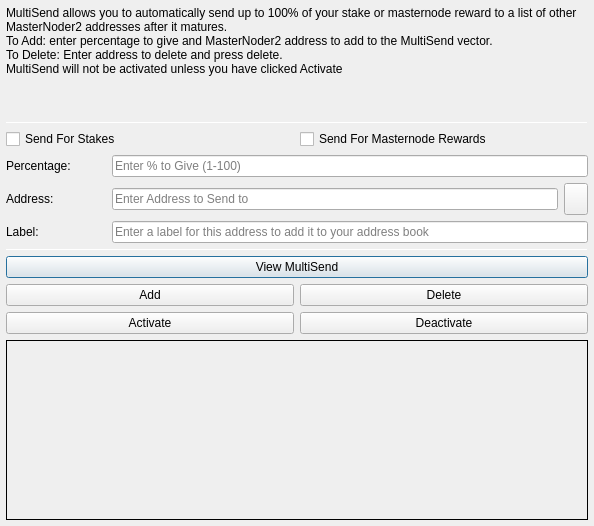
<?xml version="1.0" encoding="UTF-8"?>
<ui version="4.0">
 <class>MultiSendDialog</class>
 <widget class="QDialog" name="MultiSendDialog">
  <property name="windowModality">
   <enum>Qt::NonModal</enum>
  </property>
  <property name="geometry">
   <rect>
    <x>0</x>
    <y>0</y>
    <width>594</width>
    <height>526</height>
   </rect>
  </property>
  <property name="windowTitle">
   <string>MultiSend</string>
  </property>
  <layout class="QVBoxLayout" name="verticalLayout" stretch="0">
   <property name="margin">
    <number>6</number>
   </property>
   <item>
    <layout class="QVBoxLayout" name="verticalLayout_Main" stretch="1,1,1,0,1,1,1">
     <item>
      <widget class="QLabel" name="label_2">
       <property name="lineWidth">
        <number>1</number>
       </property>
       <property name="text">
        <string>MultiSend allows you to automatically send up to 100% of your stake or masternode reward to a list of other MasterNoder2 addresses after it matures.
To Add: enter percentage to give and MasterNoder2 address to add to the MultiSend vector.
To Delete: Enter address to delete and press delete.
MultiSend will not be activated unless you have clicked Activate</string>
       </property>
       <property name="alignment">
        <set>Qt::AlignLeading|Qt::AlignLeft|Qt::AlignTop</set>
       </property>
       <property name="wordWrap">
        <bool>true</bool>
       </property>
      </widget>
     </item>
     <item>
      <widget class="Line" name="line">
       <property name="minimumSize">
        <size>
         <width>0</width>
         <height>1</height>
        </size>
       </property>
       <property name="maximumSize">
        <size>
         <width>16777215</width>
         <height>1</height>
        </size>
       </property>
       <property name="orientation">
        <enum>Qt::Horizontal</enum>
       </property>
      </widget>
     </item>
     <item>
      <layout class="QVBoxLayout" name="verticalLayout_Settings">
       <item>
        <layout class="QHBoxLayout" name="horizontalLayout">
         <item>
          <widget class="QCheckBox" name="multiSendStakeCheckBox">
           <property name="text">
            <string>Send For Stakes</string>
           </property>
          </widget>
         </item>
         <item>
          <widget class="QCheckBox" name="multiSendMasternodeCheckBox">
           <property name="text">
            <string>Send For Masternode Rewards</string>
           </property>
          </widget>
         </item>
        </layout>
       </item>
       <item>
        <layout class="QHBoxLayout" name="horizontalLayout_6">
         <item>
          <widget class="QLabel" name="label">
           <property name="minimumSize">
            <size>
             <width>100</width>
             <height>0</height>
            </size>
           </property>
           <property name="toolTip">
            <string>Percentage of stake to send</string>
           </property>
           <property name="text">
            <string>Percentage:</string>
           </property>
          </widget>
         </item>
         <item>
          <widget class="QLineEdit" name="multiSendPercentEdit">
           <property name="toolTip">
            <string>Enter whole numbers 1 - 100</string>
           </property>
           <property name="placeholderText">
            <string>Enter % to Give (1-100)</string>
           </property>
          </widget>
         </item>
        </layout>
       </item>
       <item>
        <layout class="QHBoxLayout" name="horizontalLayout_7">
         <item>
          <widget class="QLabel" name="label_5">
           <property name="minimumSize">
            <size>
             <width>100</width>
             <height>0</height>
            </size>
           </property>
           <property name="toolTip">
            <string>Address to send portion of stake to</string>
           </property>
           <property name="text">
            <string>Address:</string>
           </property>
          </widget>
         </item>
         <item>
          <widget class="QLineEdit" name="multiSendAddressEdit">
           <property name="toolTip">
            <string/>
           </property>
           <property name="placeholderText">
            <string>Enter Address to Send to</string>
           </property>
          </widget>
         </item>
         <item>
          <widget class="QToolButton" name="addressBookButton">
           <property name="maximumSize">
            <size>
             <width>16777215</width>
             <height>32</height>
            </size>
           </property>
           <property name="toolTip">
            <string>Choose an address from the address book</string>
           </property>
           <property name="text">
            <string/>
           </property>
           <property name="icon">
            <iconset resource="../masternoder2.qrc">
             <normaloff>:/icons/address-book</normaloff>:/icons/address-book</iconset>
           </property>
           <property name="shortcut">
            <string>Alt+A</string>
           </property>
          </widget>
         </item>
        </layout>
       </item>
      </layout>
     </item>
     <item>
      <layout class="QHBoxLayout" name="horizontalLayout_3">
       <item>
        <widget class="QLabel" name="label_3">
         <property name="minimumSize">
          <size>
           <width>100</width>
           <height>0</height>
          </size>
         </property>
         <property name="text">
          <string>Label:</string>
         </property>
        </widget>
       </item>
       <item>
        <widget class="QLineEdit" name="labelAddressLabelEdit">
         <property name="placeholderText">
          <string>Enter a label for this address to add it to your address book</string>
         </property>
        </widget>
       </item>
      </layout>
     </item>
     <item>
      <widget class="Line" name="line_2">
       <property name="minimumSize">
        <size>
         <width>0</width>
         <height>1</height>
        </size>
       </property>
       <property name="maximumSize">
        <size>
         <width>16777215</width>
         <height>1</height>
        </size>
       </property>
       <property name="orientation">
        <enum>Qt::Horizontal</enum>
       </property>
      </widget>
     </item>
     <item>
      <layout class="QVBoxLayout" name="verticalLayout_Buttons">
       <item>
        <layout class="QHBoxLayout" name="horizontalLayout_4">
         <item>
          <widget class="QPushButton" name="viewButton">
           <property name="toolTip">
            <string/>
           </property>
           <property name="statusTip">
            <string>View MultiSend Vector</string>
           </property>
           <property name="text">
            <string>View MultiSend</string>
           </property>
          </widget>
         </item>
        </layout>
       </item>
       <item>
        <layout class="QHBoxLayout" name="horizontalLayout_2">
         <item>
          <widget class="QPushButton" name="addButton">
           <property name="toolTip">
            <string/>
           </property>
           <property name="statusTip">
            <string>Add to MultiSend Vector</string>
           </property>
           <property name="text">
            <string>Add</string>
           </property>
          </widget>
         </item>
         <item>
          <widget class="QPushButton" name="deleteButton">
           <property name="toolTip">
            <string/>
           </property>
           <property name="statusTip">
            <string>Delete Address From MultiSend Vector</string>
           </property>
           <property name="text">
            <string>Delete</string>
           </property>
          </widget>
         </item>
        </layout>
       </item>
       <item>
        <layout class="QHBoxLayout" name="horizontalLayout_5">
         <item>
          <widget class="QPushButton" name="activateButton">
           <property name="statusTip">
            <string>Activate MultiSend</string>
           </property>
           <property name="text">
            <string>Activate</string>
           </property>
          </widget>
         </item>
         <item>
          <widget class="QPushButton" name="disableButton">
           <property name="statusTip">
            <string>Deactivate MultiSend</string>
           </property>
           <property name="text">
            <string>Deactivate</string>
           </property>
          </widget>
         </item>
        </layout>
       </item>
      </layout>
     </item>
     <item>
      <widget class="QLabel" name="message">
       <property name="minimumSize">
        <size>
         <width>0</width>
         <height>180</height>
        </size>
       </property>
       <property name="frameShape">
        <enum>QFrame::Panel</enum>
       </property>
       <property name="frameShadow">
        <enum>QFrame::Plain</enum>
       </property>
       <property name="lineWidth">
        <number>1</number>
       </property>
       <property name="midLineWidth">
        <number>1</number>
       </property>
       <property name="text">
        <string/>
       </property>
       <property name="alignment">
        <set>Qt::AlignLeading|Qt::AlignLeft|Qt::AlignTop</set>
       </property>
       <property name="wordWrap">
        <bool>true</bool>
       </property>
      </widget>
     </item>
    </layout>
   </item>
  </layout>
 </widget>
 <resources>
  <include location="../masternoder2.qrc"/>
 </resources>
 <connections/>
</ui>
